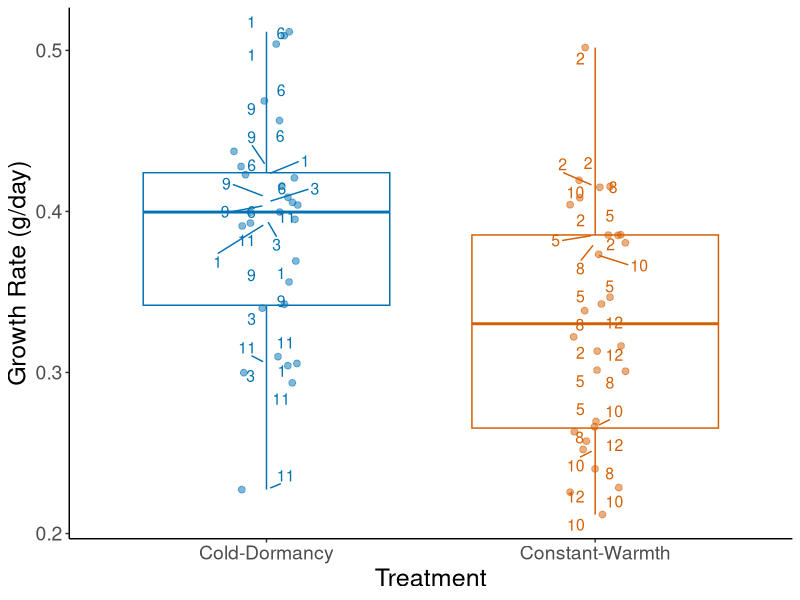
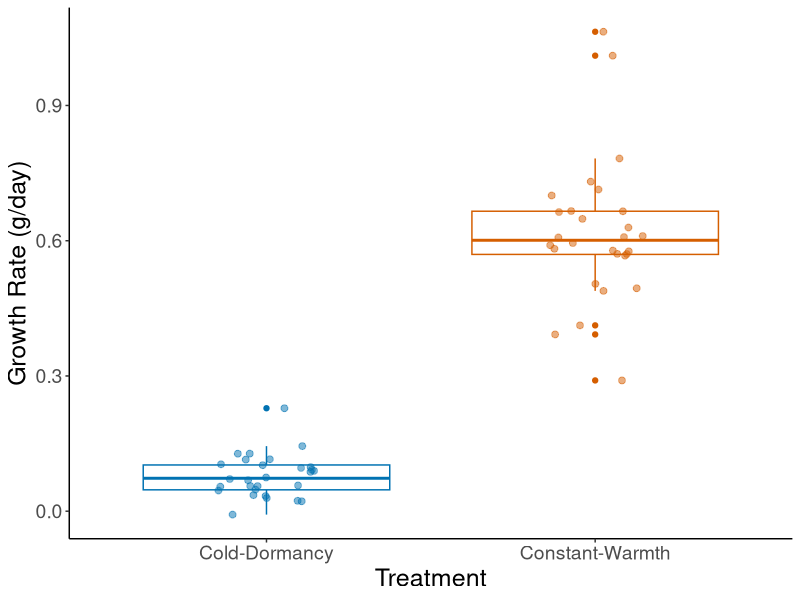
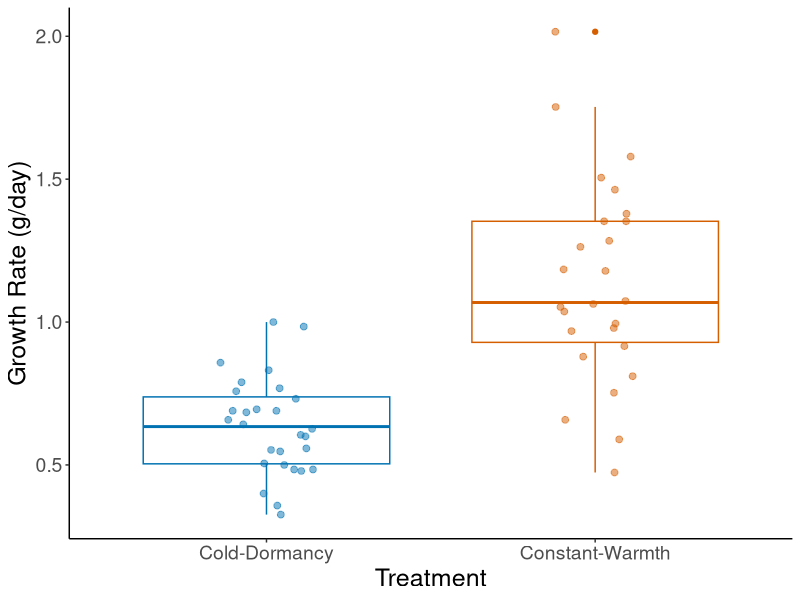
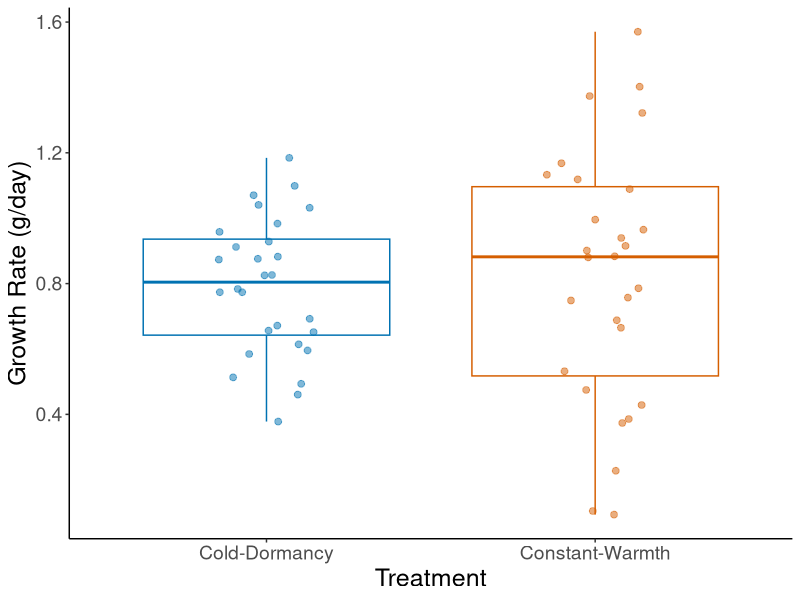
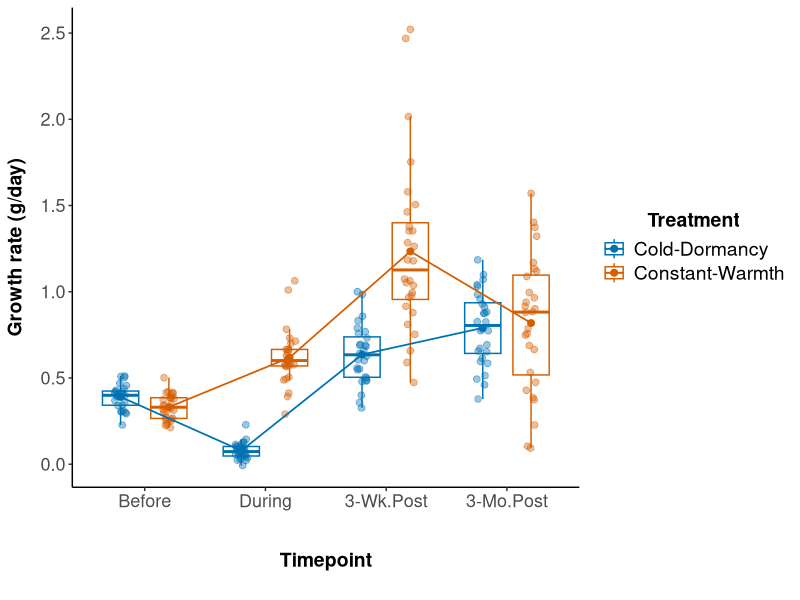
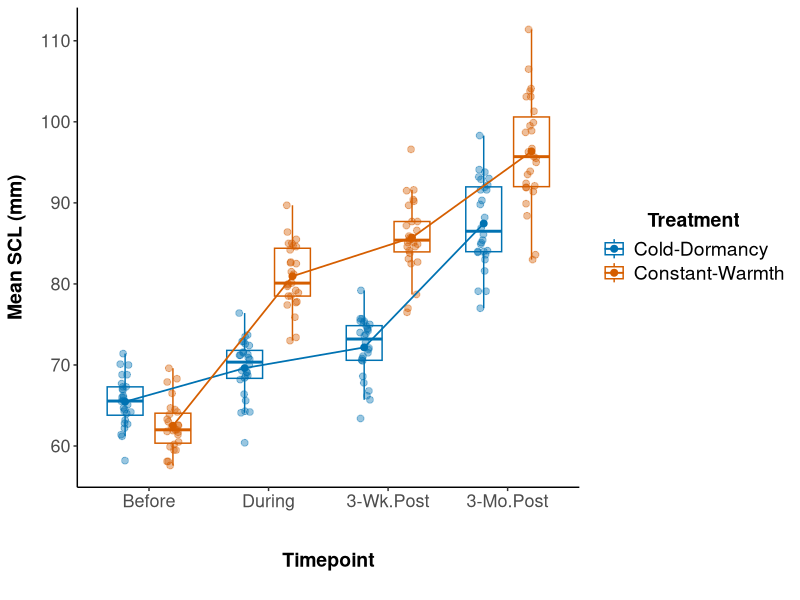
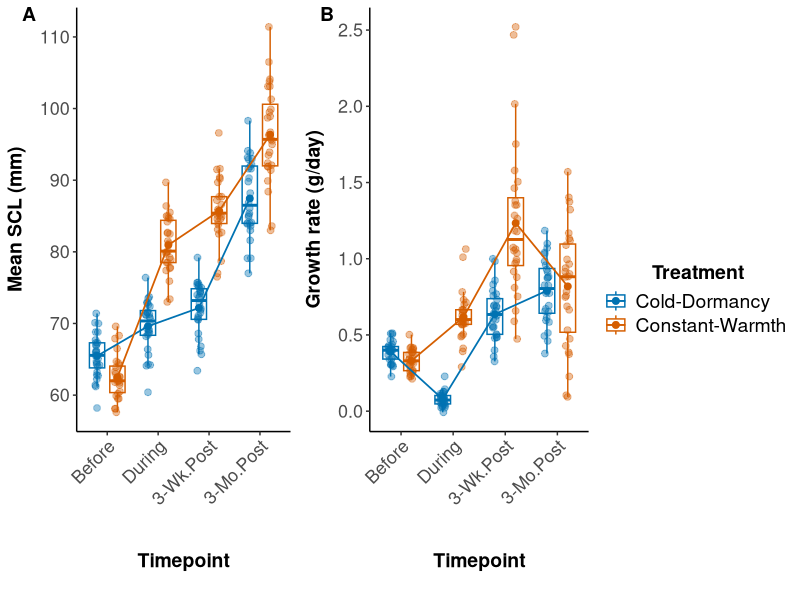
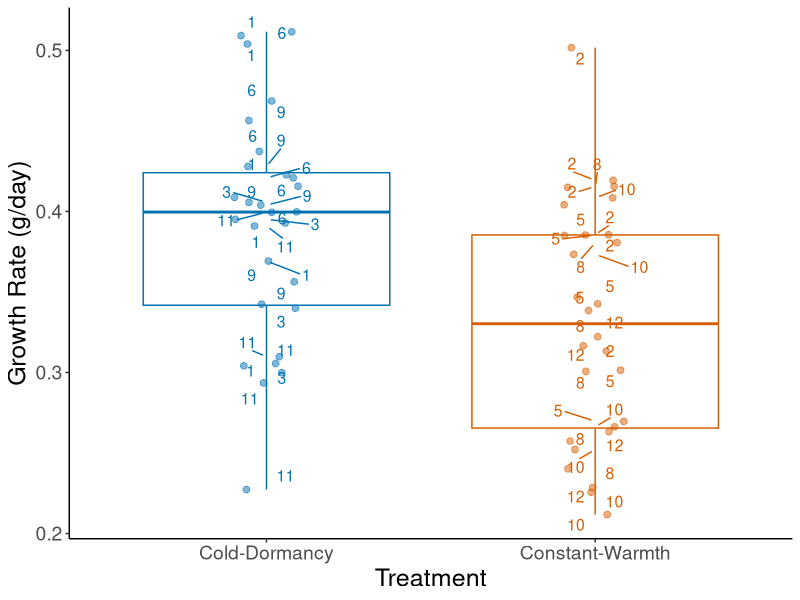

Source code (R) for these figures, in order:
## ---- chunk 1
knitr::opts_chunk$set(
  fig.width = 8,
  fig.height = 5,
  dpi = 300,
  echo = TRUE,
  warning = FALSE,
  message = FALSE
)

# Load libraries
library(formatR)
## ---- chunk 2
library(lme4) ## Will be used for mixed effect models with random and fixed effects 
library(emmeans) ## Will be used for post-hoc comparisons
library(ggplot2) ## Will be used for making graphs/data visualization 
library(dplyr) ## Will be used for specifying logical operators
library(ggpubr) ## Will be used for combining individual plots into one plot
library(tidyr) ## Will be used for reshaping the data for easier visualization later on
library(ggrepel) ## Will be used to label individual points on the plots
## ---- chunk 3
datum <- read.csv("Data/Growth_data_Working.csv", na.strings = "na") # Reading the data
## ---- chunk 4
datum <- subset(datum, !(Tortoise_ID %in% c("Not_Viable", "GT2023_N05.03", 
"GT2023_N06.01", "GT2023_N05.06", "GT2023_N15.04")))
## ---- chunk 5
model_before <- lmer(Growth_rate_Before ~ Treatment + (1 | Nest_ID) + (1 | Tank),
data = datum)

# Show summary statistics
summary(model_before) 

# Printing the 2.5% lower confidence limit and the 97.5% upper confidence limit to calculate the 95% confidence interval.
confint(model_before) # The 95% CI is 0.04529415

# Post-hoc comparisons between treatments
emmeans(model_before, pairwise ~ Treatment)
## ---- chunk 6
datum <- datum %>%
  mutate(z_score = (Growth_rate_Before - mean(Growth_rate_Before, na.rm = TRUE)) / 
  sd(Growth_rate_Before, na.rm = TRUE))

# Filter out outliers based on Tortoise_ID
outliers_before_tortoise <- datum %>%
  filter(abs(z_score) > 3) %>%
  select(Tortoise_ID, Growth_rate_Before, z_score)

# Print the outliers corresponding to individual Tortoise_ID
print(outliers_before_tortoise) # There are no outliers
## ---- chunk 7
cbbPalette <- c("#000000", "#E69F00", "#56B4E9", "#009E73", "#F0E442", "#0072B2",
"#D55E00", "#CC79A7")

before <- ggplot(datum, aes(x = Treatment, y = Growth_rate_Before, color = Treatment)) +
  geom_boxplot(position = position_dodge(0.85)) + 
  geom_jitter(width = 0.10, alpha = 0.5, size = 2) +
  geom_text_repel(aes(label = Tank), size = 4, box.padding = 0.4, point.padding = 0.3, 
                  max.overlaps = 20) +
  ylab("Growth Rate (g/day)") +
  xlab("Treatment") +
  scale_color_manual(values = c(cbbPalette[[6]], cbbPalette[[7]]), name = "",
                     labels = c("", "")) +
  theme_classic() +  
  theme(strip.background = element_blank(), legend.position = "none",
        axis.title = element_text(size = 18),
        axis.text = element_text(size = 14)   
  )  
before

# Save file as PNG for final figure production
ggsave(before, file="Growth_rate_Before.png", width=9, height=7, dpi=600)
## ---- chunk 8
model_during <- lmer(Growth_rate_During ~ Treatment + (1 | Nest_ID) + (1 | Tank),
data = datum)

summary(model_during)

confint(model_during) # The 95% CI is 0.05889759

emmeans(model_during, pairwise ~ Treatment)

datum <- datum %>%
  mutate(z_score = (Growth_rate_During - mean(Growth_rate_During, na.rm = TRUE)) /
  sd(Growth_rate_During, na.rm = TRUE))

outliers_during_tortoise <- datum %>%
  filter(abs(z_score) > 3) %>%
  select(Tortoise_ID, Growth_rate_During, z_score)

print(outliers_during_tortoise) # There are no outliers
## ---- chunk 9
during <- ggplot(datum, aes(x = Treatment, y = Growth_rate_During, color = Treatment)) +
  geom_boxplot(position = position_dodge(0.85)) +  
  geom_jitter(width = 0.15, height = 0, alpha = 0.5, size = 2) +
  ylab("Growth Rate (g/day)") +  # Label the y-axis
  xlab("Treatment") +  # Label the x-axis
  scale_color_manual(values = c(cbbPalette[[6]], cbbPalette[[7]]), name = "",
                     labels = c("", "")) +
  theme_classic() +  
  theme(strip.background = element_blank(), legend.position = "none",
        axis.title = element_text(size = 18),
        axis.text = element_text(size = 14)   
  )  
during

# Save file as PNG for final figure production
ggsave(during, file="Growth_rate_During.png", width=9, height=7, dpi=600)
## ---- chunk 10
model_3Weeks <- lmer(Growth_rate_3_Weeks_Post ~ Treatment + (1 | Nest_ID) + (1 | Tank),
data = datum)

summary(model_3Weeks)

emmeans(model_3Weeks, pairwise ~ Treatment)

datum <- datum %>%
  mutate(z_score = (Growth_rate_3_Weeks_Post - mean(Growth_rate_3_Weeks_Post, na.rm = TRUE)) /
  sd(Growth_rate_3_Weeks_Post, na.rm = TRUE))

outliers_3_Weeks_tortoise <- datum %>%
  filter(abs(z_score) > 3) %>%
  select(Tortoise_ID, Growth_rate_3_Weeks_Post, z_score)

print(outliers_3_Weeks_tortoise)
## ---- chunk 11
datum_clean <- datum %>%
  filter(!Tortoise_ID %in% c("GT2023_N05.01", "GT2023_N17.03"))

model_3Weeks_clean <- lmer(Growth_rate_3_Weeks_Post ~ Treatment  + (1 | Tank),
data = datum_clean)

summary(model_3Weeks_clean)

confint(model_3Weeks_clean) ## The 95% CI is 0.2199788

emmeans(model_3Weeks_clean, pairwise ~ Treatment)
## ---- chunk 12
three_weeks <- ggplot(datum_clean, aes(x = Treatment, y = Growth_rate_3_Weeks_Post,
  color = Treatment)) +
  geom_boxplot(position = position_dodge(0.85)) +
  geom_jitter(width = 0.15, height = 0, alpha = 0.5, size = 2) +
  ylab("Growth Rate (g/day)") +
  xlab("Treatment") +
  scale_color_manual(values = c(cbbPalette[[6]], cbbPalette[[7]]), name = "", labels = c("", "")) +
  theme_classic() +  
  theme(strip.background = element_blank(), legend.position = "none",
        axis.title = element_text(size = 18),
        axis.text = element_text(size = 14)
  )  
three_weeks

# Save file as PNG for final figure production
ggsave(three_weeks, file="Growth_rate_3Weeks.png", width=9, height=7, dpi=600)
## ---- chunk 13
model_3Months <- lmer(Growth_rate_3_Months_Post ~ Treatment + (1 | Nest_ID) + (1| Tank),
data = datum)

summary(model_3Months)

confint(model_3Months) # The 95% CI is 0.1626287

emmeans(model_3Months, pairwise ~ Treatment)

datum <- datum %>%
  mutate(z_score = (Growth_rate_3_Months_Post - mean(Growth_rate_3_Months_Post, na.rm = TRUE)) /
  sd(Growth_rate_3_Months_Post, na.rm = TRUE))

outliers_3_Months_tortoise <- datum %>%
  filter(abs(z_score) > 3) %>%
  select(Tortoise_ID, Growth_rate_3_Months_Post, z_score)

print(outliers_3_Months_tortoise)
## ---- chunk 14
three_months <- ggplot(datum, aes(x = Treatment, y = Growth_rate_3_Months_Post,
  color = Treatment)) +
  geom_boxplot(position = position_dodge(0.85)) +
  geom_jitter(width = 0.15, height = 0, alpha = 0.5, size = 2) +
  ylab("Growth Rate (g/day)") +
  xlab("Treatment") +
  scale_color_manual(values = c(cbbPalette[[6]], cbbPalette[[7]]), name = "",
  labels = c("", "")) +
  theme_classic() +  
  theme(strip.background = element_blank(), legend.position = "none",
        axis.title = element_text(size = 18),
        axis.text = element_text(size = 14)
  )  
three_months

# Save file as PNG for final figure production
ggsave(three_months, file="Growth_rate_3Months.png", width=9, height=7, dpi=600)
## ---- chunk 15
datum_long <- datum %>%
  pivot_longer(
    cols = c(Growth_rate_Before, Growth_rate_During, Growth_rate_3_Weeks_Post,
    Growth_rate_3_Months_Post),
    names_to = "Timepoint",
    values_to = "Growth_rate"
  )

datum_long$Timepoint <- factor(
  datum_long$Timepoint,
  levels = c("Growth_rate_Before", "Growth_rate_During", "Growth_rate_3_Weeks_Post",
  "Growth_rate_3_Months_Post"),
  labels = c("Before", "During", "3-Wk.Post", "3-Mo.Post")
)
## ---- chunk 16
combined <- ggplot(datum_long, aes(x = Timepoint, y = Growth_rate, color = Treatment)) +
  geom_boxplot(outlier.shape = NA, width = 0.6, position = position_dodge(0.8), 
               fill = "white", alpha = 0.5, linewidth = 0.5) +
  geom_jitter(position = position_jitterdodge(jitter.width = 0.1, dodge.width = 0.8), 
              size = 2, alpha = 0.4) +
  stat_summary(fun = mean, geom = "point", size = 2, aes(group = Treatment), 
               position = position_dodge(width = 0.8)) +
  stat_summary(fun = mean, geom = "line", aes(group = Treatment), linewidth = 0.6, 
               position = position_dodge(width = 0.8)) +
  theme_classic () +
  theme(
    panel.grid = element_blank(),
    axis.title.x = element_text(size = 14, face = "bold", margin = margin(t = 30, b = 15)),
    axis.title.y = element_text(size = 14, face = "bold", margin = margin(r = 10)),
    axis.text = element_text(size = 13),
    legend.title = element_text(size = 14, face = "bold"),
    legend.text = element_text(size = 14),
    legend.position = "right",
    legend.title.align = 0.5
  ) +
  scale_color_manual(
    values = cbbPalette[c(6, 7)], 
    name = "Treatment", 
    labels = c("Cold-Dormancy", "Constant-Warmth")
  ) +
  labs(
    x = "Timepoint",  
    y = "Growth rate (g/day)"
  )

combined

# Save file as PNG for final figure production
ggsave(combined, file = "Combined_Growth_rate.png", width = 12, height = 6, dpi = 600)
## ---- chunk 17
datum_filtered <- datum %>%
  filter(!Tortoise_ID %in% c("Not_Viable", "GT2023_N05.03", "GT2023_N06.01",
  "GT2023_N05.06", "GT2023_N15.04"))

datum_long <- datum_filtered %>%
  select(Tortoise_ID, Treatment, Nest_ID, Tank, CL_10, CL_15, CL_16, CL_19) %>%
  pivot_longer(cols = starts_with("CL_"), names_to = "Timepoint", values_to = "SCL") %>%
  mutate(
    Timepoint = factor(Timepoint, levels = c("CL_10", "CL_15", "CL_16", "CL_19")),
    Nest_ID = as.factor(Nest_ID),
    Tank = as.factor(Tank)
  )
## ---- chunk 18
cl10_data <- datum_long %>% filter(Timepoint == "CL_10")

model_cl10 <- lmer(SCL ~ Treatment + (1 | Nest_ID) + (1 | Tank), data = cl10_data)

summary(model_cl10)

emmeans_cl10 <- emmeans(model_cl10, pairwise ~ Treatment)

summary(emmeans_cl10$emmeans)
summary(emmeans_cl10$contrasts)

confint(model_cl10) # The 95% C.I. is 2.432148

datum_long_CL10 <- datum_long %>%
  filter(Timepoint == "CL_10")

datum_long_CL10 <- datum_long_CL10 %>%
  mutate(z_score = (SCL - mean(SCL, na.rm = TRUE)) / sd(SCL, na.rm = TRUE))

outliers_SCL_CL10 <- datum_long_CL10 %>%
  filter(abs(z_score) > 3) %>%
  select(Tortoise_ID, Timepoint, SCL, z_score)

print(outliers_SCL_CL10) ## there are no outliers
## ---- chunk 19
cl15_data <- datum_long %>% filter(Timepoint == "CL_15")

model_cl15 <- lmer(SCL ~ Treatment + (1 | Nest_ID) + (1 | Tank), data = cl15_data)

summary(model_cl15)

emmeans_cl15 <- emmeans(model_cl15, pairwise ~ Treatment)

summary(emmeans_cl15$emmeans)
summary(emmeans_cl15$contrasts)

confint(model_cl15) ## The 95% C.I. is 2.016199

datum_long_CL15 <- datum_long %>%
  filter(Timepoint == "CL_15")

datum_long_CL15 <- datum_long_CL15 %>%
  mutate(z_score = (SCL - mean(SCL, na.rm = TRUE)) / sd(SCL, na.rm = TRUE))

outliers_SCL_CL15 <- datum_long_CL15 %>%
  filter(abs(z_score) > 3) %>%
  select(Tortoise_ID, Timepoint, SCL, z_score)

print(outliers_SCL_CL15) ## there are no outliers
## ---- chunk 20
cl16_data <- datum_long %>% filter(Timepoint == "CL_16")

model_cl16 <- lmer(SCL ~ Treatment + (1 | Nest_ID) + (1 | Tank), data = cl16_data)

summary(model_cl16)

emmeans_cl16 <- emmeans(model_cl16, pairwise ~ Treatment)

summary(emmeans_cl16$emmeans)
summary(emmeans_cl16$contrasts)

confint(model_cl16) ## The 95% C.I. is 2.621092

datum_long_CL16 <- datum_long %>%
  filter(Timepoint == "CL_16")

datum_long_CL16 <- datum_long_CL16 %>%
  mutate(z_score = (SCL - mean(SCL, na.rm = TRUE)) / sd(SCL, na.rm = TRUE))

outliers_SCL_CL16 <- datum_long_CL16 %>%
  filter(abs(z_score) > 3) %>%
  select(Tortoise_ID, Timepoint, SCL, z_score)

print(outliers_SCL_CL16) ## there are no outliers
## ---- chunk 21
cl19_data <- datum_long %>% filter(Timepoint == "CL_19")

model_cl19 <- lmer(SCL ~ Treatment + (1 | Nest_ID) + (1 | Tank), data = cl19_data)

summary(model_cl19)

emmeans_cl19 <- emmeans(model_cl19, pairwise ~ Treatment)

summary(emmeans_cl19$emmeans)
summary(emmeans_cl19$contrasts)

datum_long_CL19 <- datum_long %>%
  filter(Timepoint == "CL_19")

datum_long_CL19 <- datum_long_CL19 %>%
  mutate(z_score = (SCL - mean(SCL, na.rm = TRUE)) / sd(SCL, na.rm = TRUE))

outliers_SCL_CL19 <- datum_long_CL19 %>%
  filter(abs(z_score) > 3) %>%
  select(Tortoise_ID, Timepoint, SCL, z_score)

print(outliers_SCL_CL19) ## Tortoise GT2023_N05.01 was identified as an outlier so will be removed from the model


# Remove the outlier from the CL_19 dataset
datum_long_CL19_no_outlier <- datum_long_CL19 %>%
  filter(Tortoise_ID != "GT2023_N05.01")

# Rerun the model without the outlier
model_cl19_no_outlier <- lmer(SCL ~ Treatment + (1 | Nest_ID) + (1 | Tank),
data = datum_long_CL19_no_outlier)

summary(model_cl19_no_outlier)

emmeans_cl19_no_outlier <- emmeans(model_cl19_no_outlier, pairwise ~ Treatment)
summary(emmeans_cl19_no_outlier$emmeans)
summary(emmeans_cl19_no_outlier$contrasts)

confint(model_cl19_no_outlier) # The 95% C.I. is 3.730787
## ---- chunk 22
cbbPalette <- c("#000000", "#E69F00", "#56B4E9", "#009E73", "#F0E442", "#0072B2",
"#D55E00", "#CC79A7")

datum_long_clean <- datum_long %>%
  filter(!is.na(SCL)) %>%  # Remove NAs in SCL
  filter(!(Tortoise_ID %in% c("Not_Viable", "GT2023_N05.03", "GT2023_N06.01",
  "GT2023_N05.06", "GT2023_N15.04", "GT2023_N05.01")))  

summary_data <- datum_long_clean %>%
  group_by(Timepoint, Treatment) %>%
  summarise(
    mean_SCL = mean(SCL, na.rm = TRUE),
    se_SCL = sd(SCL, na.rm = TRUE) / sqrt(n()),
    .groups = "drop"
  )

timepoint_labels <- c("CL_10" = "Before", 
                      "CL_15" = "During", 
                      "CL_16" = "3-Wk.Post", 
                      "CL_19" = "3-Mo.Post")

body_size_box <- ggplot(datum_long_clean, aes(x = Timepoint, y = SCL, color = Treatment)) +
  geom_boxplot(outlier.shape = NA, width = 0.6, position = position_dodge(0.8),
               fill = "white", alpha = 0.5, linewidth = 0.5) +
  geom_jitter(position = position_jitterdodge(jitter.width = 0.1, dodge.width = 0.8),
              size = 2, alpha = 0.4) +
  stat_summary(fun = mean, geom = "point", size = 2, aes(group = Treatment),
               position = position_dodge(width = 0.8)) +
  stat_summary(fun = mean, geom = "line", aes(group = Treatment),
               linewidth = 0.6, position = position_dodge(width = 0.8)) +
  scale_color_manual(
    values = cbbPalette[c(6, 7)],
    name = "Treatment",
    labels = c("Cold-Dormancy", "Constant-Warmth")
  ) +
  scale_x_discrete(labels = timepoint_labels) +
  theme_classic() +
  theme(
    panel.grid = element_blank(),
    axis.title.x = element_text(size = 14, face = "bold", margin = margin(t = 30, b = 15)),
    axis.title.y = element_text(size = 14, face = "bold", margin = margin(r = 10)),
    axis.text = element_text(size = 13),
    legend.title = element_text(size = 14, face = "bold"),
    legend.text = element_text(size = 14),
    legend.position = "right",
    legend.title.align = 0.5
  ) +
  labs(
    x = "Timepoint",
    y = "Mean SCL (mm)"
  )

body_size_box

# Save the plot as PNG for final figure production
ggsave(body_size_box, file = "Body_size.png", width = 12, height = 6, dpi = 600)
## ---- chunk 23
body_size_box <- body_size_box + 
  theme(axis.text.x = element_text(angle = 45, hjust = 1, vjust = 1))

combined <- combined + 
  theme(axis.text.x = element_text(angle = 45, hjust = 1, vjust = 1))

final_figure <- ggarrange(
  body_size_box,  
  combined,   
  labels = c("A", "B"), 
  ncol = 2,  
  common.legend = TRUE,  
  legend = "right",  
  label.x = 0.05
)

final_figure

ggsave(
  filename = "Final_Combined_Figure.png",
  plot = final_figure,
  width = 12,
  height = 8,
  dpi = 600,
  bg = "white", 
  device = "png"
)
